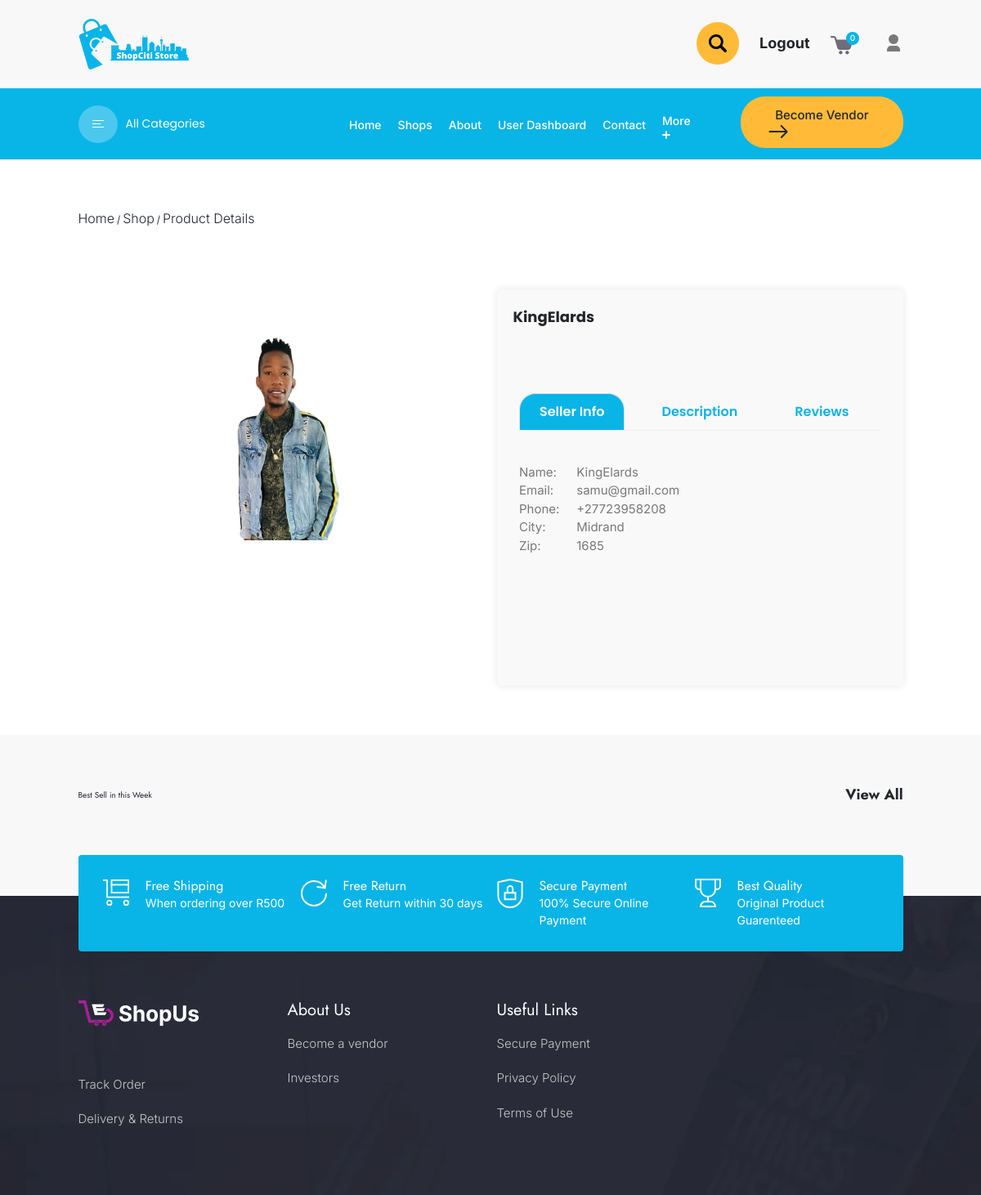
Page /shop-info/7/ on the committed database.
### shopciti_app/models.py (models this page shows)
class CustomUser(AbstractUser):
    first_name = models.CharField(max_length=30, default='')
    last_name = models.CharField(max_length=30, default='')
    about = models.TextField(blank=True, null=True)
    logo = models.ImageField(upload_to='profile_image/', blank=True, null=True)
    phone_number = models.CharField(max_length=20, blank=True, null=True)
    email = models.EmailField()
    country = models.CharField(max_length=50, blank=True, null=True)
    address = models.TextField(blank=True, null=True)
    city = models.CharField(max_length=100, default='South Africa')
    postal_code = models.CharField(max_length=20, default='0000')
    phone = models.CharField(max_length=15, default='')  # Provide a default empty string
    is_buyer = models.BooleanField(default=False)
    class Meta:
        app_label = 'shopciti_app'

### shopciti_app/views.py (the view)
# urls.py: path('shop-info/<int:user_id>/', views.shop_info, name='shop_info'),
def shop_info(request, user_id):
    user = get_object_or_404(CustomUser, id=user_id)
    products = Product.objects.filter(added_by=user)
    context = {'user': user, 'products': products}
    return render(request, 'shop_info.html', context)

### shopciti_app/context_processors.py (called while the page is built)
def cart(request):
    cart = request.session.get('cart', {})
    cart_items = cart.values()
    total_quantity = sum(item['quantity'] for item in cart_items)
    return {'total_quantity': total_quantity}

### shopciti_app/templates/shop_info.html (shortened to what this page needs)
{% extends 'base.html' %} {% load static %} {% block content %}
<body>
    <section class="product product-info">
        <div class="container">
            <div class="blog-bradcrum">
                <span><a href="{% url 'index' %}">Home</a></span>
                <span class="devider">/</span>
                <span><a href="{% url 'shops' %}">Shop</a></span>
                <span class="devider">/</span>
                <span><a href="#">Product Details</a></span>
            </div>
            <div class="product-info-section">
                <div class="row ">
                    <div class="col-md-6">
                        <div class="product-info-img" data-aos="fade-right">
                            <div class="swiper-wrapper">
                                <div class="swiper-slide slider-top-img">
                                    <img src="{{ user.logo.url }}" alt="{{ user.username }}'s Logo">
                                </div>
                            </div>
                        </div>
                    </div>
                    <div class="col-md-6">
                        <div class="product-info-content" data-aos="fade-left">
                            <span class="wrapper-subtitle">{{ user.username }}</span>
                            <div class="shop-info">
                                <div class="product product-description">
                                    <div class="container">
                                        <div class="product-detail-section">
                                            <nav>
                                                <div class="nav nav-tabs nav-item" id="nav-tab" role="tablist">
                                                    <button class="nav-link active" id="nav-seller-tab" data-bs-toggle="tab" data-bs-target="#nav-seller" type="button" role="tab" aria-controls="nav-seller" aria-selected="true">Seller Info</button>
                                                    <button class="nav-link" id="nav-home-tab" data-bs-toggle="tab" data-bs-target="#nav-home" type="button" role="tab" aria-controls="nav-home" aria-selected="false">Description</button>
                                                    <button class="nav-link" id="nav-review-tab" data-bs-toggle="tab" data-bs-target="#nav-review" type="button" role="tab" aria-controls="nav-review" aria-selected="false">Reviews</button>
                                                </div>
                                            </nav>
                                            <div class="tab-content tab-item" id="nav-tabContent">
                                                <div class="tab-pane fade show active" id="nav-seller" role="tabpanel" aria-labelledby="nav-seller-tab" tabindex="0">
                                                    <div class="product-intro-section">
                                                        <div class="col-md-6">
                                                            <div class="shop-info">
                                                                <div class="info-list">
                                                                    <div class="info-title">
                                                                        <p>Name:</p>
                                                                        <p>Email:</p>
                                                                        <p>Phone:</p>
                                                                        <p>City:</p>
                                                                        <p>Zip:</p>
                                                                    </div>
                                                                    <div class="info-details">
                                                                        <p>{{ user.username }}</p>
                                                                        <p>{{ user.email }}</p>
                                                                        <p>{{ user.phone_number }}</p>
                                                                        <p>{{ user.city }}</p>
                                                                        <p>{{ user.postal_code }}</p>
                                                                    </div>
                                                                </div>
                                                            </div>
                                                        </div>
                                                    </div>
                                                </div>
                                            </div>
                                            <div class="tab-content tab-item" id="nav-tabContent">
                                            </div>
                                            <div class="tab-content tab-item" id="nav-tabContent">
                                            </div>
                                        </div>
                                    </div>
                                </div>
                            </div>
                        </div>
                    </div>
                </div>
            </div>
    </section>
    <section class="product weekly-sale product-weekly footer-padding">
        <div class="container">
            <div class="section-title">
                <h5>Best Sell in this Week</h5>
                <a href="#" class="view">View All</a>
            </div>
        </div>
    </section>
</body>
{% endblock %}

### shopciti_app/templates/shop_info.html (style rules this page uses)
.product-info-content { background-color: #f9f9f9; padding: 20px; border-radius: 5px; box-shadow: 0px 0px 10px rgba(0, 0, 0, 0.1); }
.wrapper-subtitle { font-size: 18px; font-weight: bold; }
.shop-info { margin-top: 20px; }
.info-list { display: flex; flex-wrap: wrap; }
.info-title { flex: 1; display: flex; flex-direction: column; margin-right: 20px; }
.info-details { flex: 3; display: flex; flex-direction: column; }

### rows in the picture
CustomUser: logo (picture), username "KingElards", email "samu@gmail.com", phone_number "+27723958208", city "Midrand", postal_code "1685"

### other values in the picture
{{ total_quantity }} "0"
